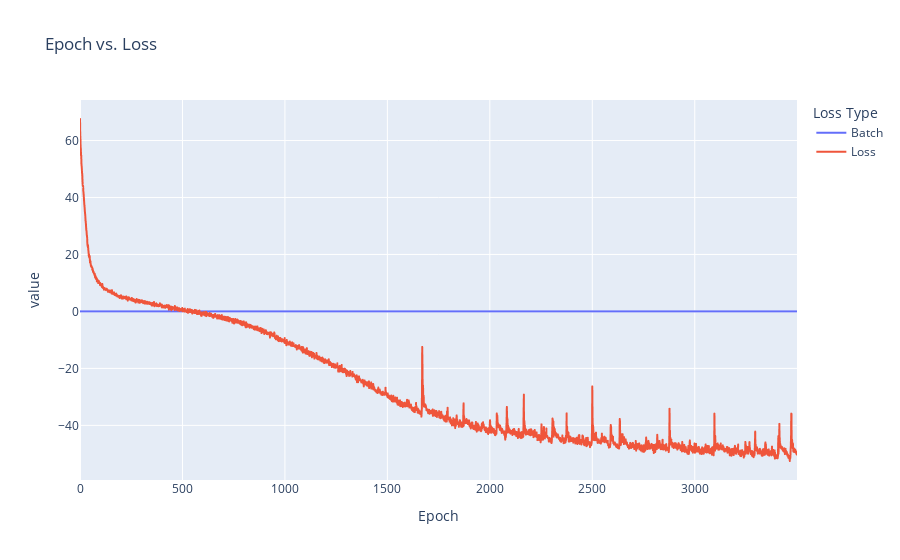

The notebook cell saved with this chart:
### Code cell
import plotly.express as px

loss_values = model.get_loss_values()
loss_values_reformatted = pd.melt(
    loss_values,
    id_vars=['Epoch'],
    var_name='Loss Type'
)

fig = px.line(loss_values_reformatted, x="Epoch", y="value", color="Loss Type", title='Epoch vs. Loss')
fig.show()

### Figure 1 — Plotly figure (JSON) as saved in the notebook; plotly's stock layout.template omitted (floating-point values rounded to 4 significant figures; data arrays with more than 128 entries replaced by an {"elided": "..."} marker saying what was removed)
{"data": [{"hovertemplate": "Loss Type=Batch<br>Epoch=%{x}<br>value=%{y}<extra></extra>", "legendgroup": "Batch", "line": {"color": "#636efa", "dash": "solid"}, "marker": {"symbol": "circle"}, "mode": "lines", "name": "Batch", "showlegend": true, "type": "scattergl", "x": {"elided": "3500 int values"}, "xaxis": "x", "y": {"elided": "3500 int values"}, "yaxis": "y"}, {"hovertemplate": "Loss Type=Loss<br>Epoch=%{x}<br>value=%{y}<extra></extra>", "legendgroup": "Loss", "line": {"color": "#EF553B", "dash": "solid"}, "marker": {"symbol": "circle"}, "mode": "lines", "name": "Loss", "showlegend": true, "type": "scattergl", "x": {"elided": "3500 int values"}, "xaxis": "x", "y": {"elided": "3500 float values"}, "yaxis": "y"}], "layout": {"legend": {"title": {"text": "Loss Type"}, "tracegroupgap": 0}, "title": {"text": "Epoch vs. Loss"}, "xaxis": {"anchor": "y", "domain": [0, 1], "title": {"text": "Epoch"}}, "yaxis": {"anchor": "x", "domain": [0, 1], "title": {"text": "value"}}}}
